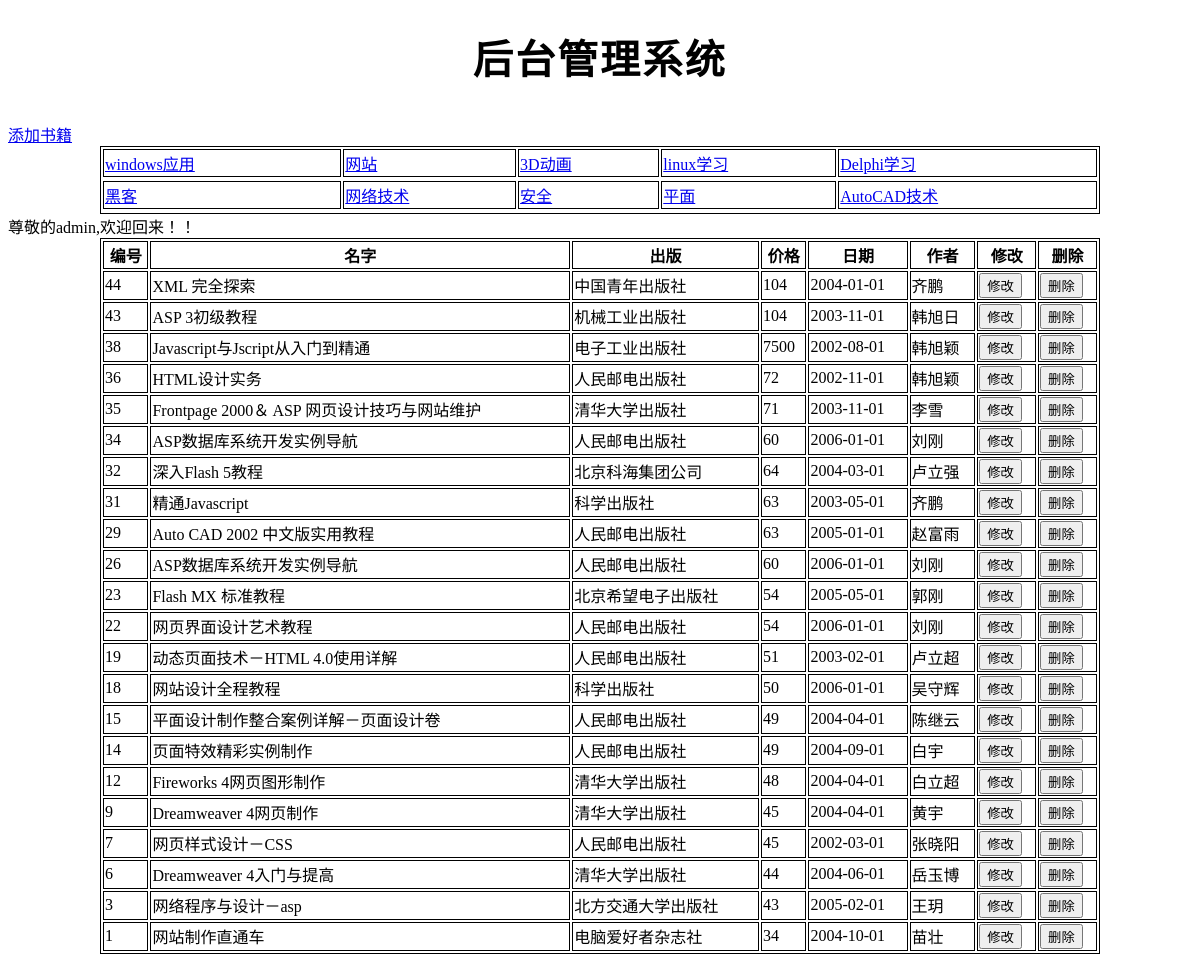
Screenshot of /admin/admin.php?titleid=2 (signed in) with the database file from the repository.
### tables this page shows
CREATE TABLE `category` (
  `bTypeId` int(4) NOT NULL AUTO_INCREMENT,
  `bTypeName` varchar(40) DEFAULT NULL,
  PRIMARY KEY (`bTypeId`)
);

CREATE TABLE `books` (
  `bId` int(4) NOT NULL AUTO_INCREMENT,
  `bName` varchar(255) DEFAULT NULL,
  `bTypeId` enum('1','2','3','4','5','6','7','8','9','10') DEFAULT NULL,
  `publishing` varchar(255) DEFAULT NULL,
  `price` int(4) DEFAULT NULL,
  `pubDate` date DEFAULT NULL,
  `author` varchar(30) DEFAULT NULL,
  `ISBN` varchar(255) DEFAULT NULL,
  PRIMARY KEY (`bId`)
);

### admin/admin.php (the view, shortened to what this page needs)
<!DOCTYPE html>
<html lang="en">
<head>
</head>
<body>
    <h1>后台管理系统</h1>
    <a href="add.php">添加书籍</a>
    <?php require '../inc/head.php' ?>
    <?php require '../inc/islogin.php' ?>
    <?php
    $titleid = isset($_GET['titleid']) ? $_GET['titleid'] : 1;
    $sql = "select * from books where bTypeId=$titleid order by bId desc";
    $rs = mysql_query($sql); ?>
    <table>
        <tr>
            <th>编号</th>
            <th>名字</th>
            <th>出版</th>
            <th>价格</th>
            <th>日期</th>
            <th>作者</th>
            <th>修改</th>
            <th>删除</th>
        </tr>
        <?php while ($rows = mysql_fetch_assoc($rs)) : ?>
            <tr>
                <td><?php echo $rows['bId'] ?></td>
                <td><?php echo $rows['bName'] ?></td>
                <td><?php echo $rows['publishing'] ?></td>
                <td><?php echo $rows['price'] ?></td>
                <td><?php echo $rows['pubDate'] ?></td>
                <td><?php echo $rows['author'] ?></td>
                <td><input type="button" value="修改" onclick="location.href='update.php?id=<?php echo $rows['bId'] ?>'" /></td>
                <td><input type="button" value="删除" onclick="if(confirm('are you ok???')) location.href='del.php?id=<?php echo $rows['bId'] ?>&titleid=<?php echo $rows['bTypeId'] ?>'" /></td>
            </tr>
        <?php endwhile ?>
    </table>
</body>
</html>

### inc/head.php (shortened to what this page needs)
<?php
$rs = mysql_query('select * from category');
?>
<table>
    <tr>
        <?php $n = 0;
        while ($rows = mysql_fetch_assoc($rs)) : ?>
            <td>
                <a href="?titleid=<?php echo $rows['bTypeId'] ?>">
                    <?php echo $rows['bTypeName'] ?>
                </a>
            </td>
        <?php if (++$n % 5 == 0) echo '<tr></tr>';
        endwhile ?>
    </tr>
</table>

### admin/admin.php (style rules this page uses)
h1 { font-size: 40px; line-height: 1.7; letter-spacing: 0.06em; font-weight: 800; font-style: normal; align-self: auto; text-align: center; }
table, td, th { border: black solid 1px; }
table { width: 1000px; margin: auto; }

### rows the page displays
category: bTypeName "windows应用"
category: bTypeName "网站"
category: bTypeName "3D动画"
category: bTypeName "linux学习"
category: bTypeName "Delphi学习"
category: bTypeName "黑客"
category: bTypeName "网络技术"
category: bTypeName "安全"
category: bTypeName "平面"
category: bTypeName "AutoCAD技术"
books: bId "44", bName "XML 完全探索", publishing "中国青年出版社", price "104", pubDate "2004-01-01", author "齐鹏"
books: bId "43", bName "ASP 3初级教程", publishing "机械工业出版社", price "104", pubDate "2003-11-01", author "韩旭日"
books: bId "38", bName "Javascript与Jscript从入门到精通", publishing "电子工业出版社", price "7500", pubDate "2002-08-01", author "韩旭颖"
books: bId "36", bName "HTML设计实务", publishing "人民邮电出版社", price "72", pubDate "2002-11-01", author "韩旭颖"
books: bId "35", bName "Frontpage 2000＆ ASP 网页设计技巧与网站维护", publishing "清华大学出版社", price "71", pubDate "2003-11-01", author "李雪"
books: bId "34", bName "ASP数据库系统开发实例导航", publishing "人民邮电出版社", price "60", pubDate "2006-01-01", author "刘刚"
books: bId "32", bName "深入Flash 5教程", publishing "北京科海集团公司", price "64", pubDate "2004-03-01", author "卢立强"
books: bId "31", bName "精通Javascript", publishing "科学出版社", price "63", pubDate "2003-05-01", author "齐鹏"
books: bId "29", bName "Auto CAD 2002 中文版实用教程", publishing "人民邮电出版社", price "63", pubDate "2005-01-01", author "赵富雨"
books: bId "26", bName "ASP数据库系统开发实例导航", publishing "人民邮电出版社", price "60", pubDate "2006-01-01", author "刘刚"
books: bId "23", bName "Flash MX 标准教程", publishing "北京希望电子出版社", price "54", pubDate "2005-05-01", author "郭刚"
books: bId "22", bName "网页界面设计艺术教程", publishing "人民邮电出版社", price "54", pubDate "2006-01-01", author "刘刚"
books: bId "19", bName "动态页面技术－HTML 4.0使用详解", publishing "人民邮电出版社", price "51", pubDate "2003-02-01", author "卢立超"
books: bId "18", bName "网站设计全程教程", publishing "科学出版社", price "50", pubDate "2006-01-01", author "吴守辉"
books: bId "15", bName "平面设计制作整合案例详解－页面设计卷", publishing "人民邮电出版社", price "49", pubDate "2004-04-01", author "陈继云"
books: bId "14", bName "页面特效精彩实例制作", publishing "人民邮电出版社", price "49", pubDate "2004-09-01", author "白宇"
books: bId "12", bName "Fireworks 4网页图形制作", publishing "清华大学出版社", price "48", pubDate "2004-04-01", author "白立超"
books: bId "9", bName "Dreamweaver 4网页制作", publishing "清华大学出版社", price "45", pubDate "2004-04-01", author "黄宇"
books: bId "7", bName "网页样式设计－CSS", publishing "人民邮电出版社", price "45", pubDate "2002-03-01", author "张晓阳"
books: bId "6", bName "Dreamweaver 4入门与提高", publishing "清华大学出版社", price "44", pubDate "2004-06-01", author "岳玉博"
books: bId "3", bName "网络程序与设计－asp", publishing "北方交通大学出版社", price "43", pubDate "2005-02-01", author "王玥"
books: bId "1", bName "网站制作直通车", publishing "电脑爱好者杂志社", price "34", pubDate "2004-10-01", author "苗壮"
